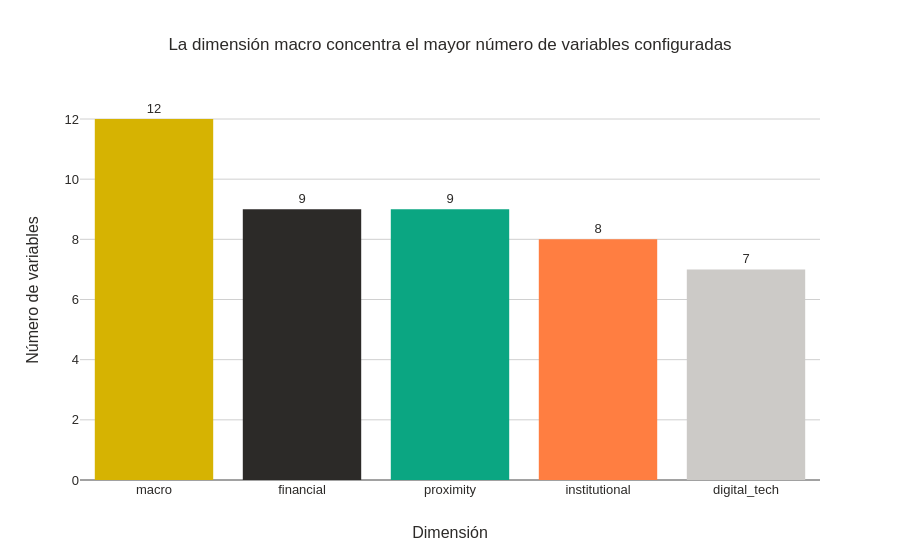

Notebook code for this chart:
### Markdown cell above
**Interpretación.** El catálogo observado contiene **45 variables**: 12 macro, 9 financial, 8 institutional, 7 digital_tech y 9 proximity. Por fuente, **World Bank aporta 34 variables**, complementarias aporta 10 y Damodaran aporta 1.

### Code cell
fig = px.bar(
    variables_by_dimension,
    x="dimension",
    y="n_variables",
    text="n_variables",
    title="La dimensión macro concentra el mayor número de variables configuradas",
    color="dimension",
    color_discrete_sequence=[CIBEST["gold"], CIBEST["gray"], CIBEST["green"], CIBEST["amber"], CIBEST["gray_light"]],
)
fig.update_traces(textposition="outside")
fig.update_layout(showlegend=False, yaxis_title="Número de variables", xaxis_title="Dimensión")
fig.show()

### Figure 1 — Plotly figure (JSON) as saved in the notebook; plotly's stock layout.template omitted (floating-point values rounded to 4 significant figures)
{"data": [{"hovertemplate": "dimension=%{x}<br>n_variables=%{text}<extra></extra>", "legendgroup": "macro", "marker": {"color": "#D6B302", "pattern": {"shape": ""}}, "name": "macro", "orientation": "v", "showlegend": true, "text": [12.0], "textposition": "outside", "type": "bar", "x": ["macro"], "xaxis": "x", "y": [12], "yaxis": "y"}, {"hovertemplate": "dimension=%{x}<br>n_variables=%{text}<extra></extra>", "legendgroup": "financial", "marker": {"color": "#2C2A28", "pattern": {"shape": ""}}, "name": "financial", "orientation": "v", "showlegend": true, "text": [9.0], "textposition": "outside", "type": "bar", "x": ["financial"], "xaxis": "x", "y": [9], "yaxis": "y"}, {"hovertemplate": "dimension=%{x}<br>n_variables=%{text}<extra></extra>", "legendgroup": "proximity", "marker": {"color": "#0BA682", "pattern": {"shape": ""}}, "name": "proximity", "orientation": "v", "showlegend": true, "text": [9.0], "textposition": "outside", "type": "bar", "x": ["proximity"], "xaxis": "x", "y": [9], "yaxis": "y"}, {"hovertemplate": "dimension=%{x}<br>n_variables=%{text}<extra></extra>", "legendgroup": "institutional", "marker": {"color": "#FF7E41", "pattern": {"shape": ""}}, "name": "institutional", "orientation": "v", "showlegend": true, "text": [8.0], "textposition": "outside", "type": "bar", "x": ["institutional"], "xaxis": "x", "y": [8], "yaxis": "y"}, {"hovertemplate": "dimension=%{x}<br>n_variables=%{text}<extra></extra>", "legendgroup": "digital_tech", "marker": {"color": "#CCCAC7", "pattern": {"shape": ""}}, "name": "digital_tech", "orientation": "v", "showlegend": true, "text": [7.0], "textposition": "outside", "type": "bar", "x": ["digital_tech"], "xaxis": "x", "y": [7], "yaxis": "y"}], "layout": {"barmode": "relative", "legend": {"title": {"text": "dimension"}, "tracegroupgap": 0}, "showlegend": false, "title": {"text": "La dimensión macro concentra el mayor número de variables configuradas"}, "xaxis": {"anchor": "y", "categoryarray": ["macro", "financial", "proximity", "institutional", "digital_tech"], "categoryorder": "array", "domain": [0, 1], "title": {"text": "Dimensión"}}, "yaxis": {"anchor": "x", "domain": [0, 1], "title": {"text": "Número de variables"}}}}
